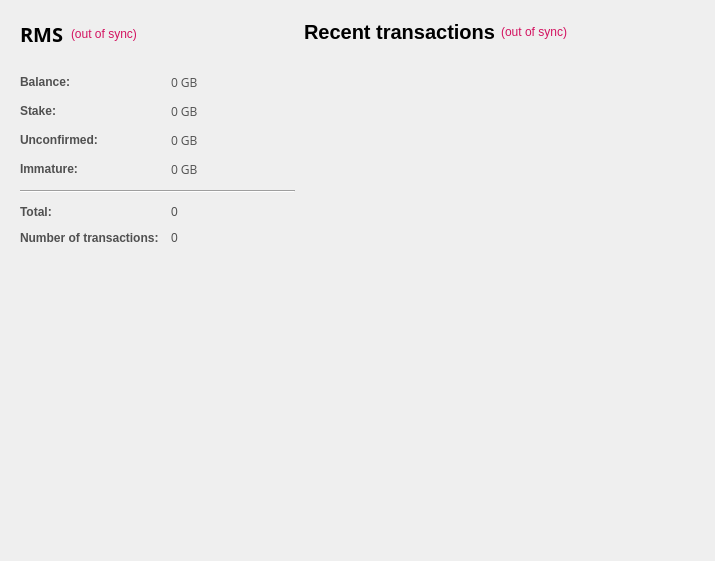
<?xml version="1.0" encoding="UTF-8"?>
<ui version="4.0">
 <class>OverviewPage</class>
 <widget class="QWidget" name="OverviewPage">
  <property name="geometry">
   <rect>
    <x>0</x>
    <y>0</y>
    <width>575</width>
    <height>529</height>
   </rect>
  </property>
  <property name="sizePolicy">
   <sizepolicy hsizetype="Minimum" vsizetype="Preferred">
    <horstretch>0</horstretch>
    <verstretch>0</verstretch>
   </sizepolicy>
  </property>
  <property name="maximumSize">
   <size>
    <width>575</width>
    <height>16777215</height>
   </size>
  </property>
  <property name="windowTitle">
   <string>Form</string>
  </property>
  <property name="styleSheet">
   <string notr="true">color:#505050;
font-family:'Open Sans,sans-serif';</string>
  </property>
  <layout class="QGridLayout" name="gridLayout_2">
   <property name="sizeConstraint">
    <enum>QLayout::SetFixedSize</enum>
   </property>
   <property name="leftMargin">
    <number>11</number>
   </property>
   <property name="horizontalSpacing">
    <number>0</number>
   </property>
   <item row="1" column="1">
    <layout class="QVBoxLayout" name="verticalLayout_3">
     <property name="spacing">
      <number>7</number>
     </property>
     <item>
      <widget class="QFrame" name="frame_2">
       <property name="sizePolicy">
        <sizepolicy hsizetype="Fixed" vsizetype="Preferred">
         <horstretch>0</horstretch>
         <verstretch>0</verstretch>
        </sizepolicy>
       </property>
       <property name="minimumSize">
        <size>
         <width>400</width>
         <height>0</height>
        </size>
       </property>
       <property name="maximumSize">
        <size>
         <width>450</width>
         <height>16777215</height>
        </size>
       </property>
       <layout class="QVBoxLayout" name="verticalLayout">
        <property name="leftMargin">
         <number>0</number>
        </property>
        <item>
         <layout class="QHBoxLayout" name="horizontalLayout_2">
          <item>
           <widget class="QLabel" name="label_4">
            <property name="text">
             <string>&lt;html&gt;&lt;head/&gt;&lt;body&gt;&lt;p&gt;&lt;span style=&quot; font-size:20px; font-weight:600; color:#000000;&quot;&gt;Recent transactions&lt;/span&gt;&lt;/p&gt;&lt;/body&gt;&lt;/html&gt;</string>
            </property>
           </widget>
          </item>
          <item>
           <widget class="QLabel" name="labelTransactionsStatus">
            <property name="toolTip">
             <string>The displayed information may be out of date. Your Resumeo automatically synchronizes with the resumeo network after a connection is established, but this process has not completed yet.</string>
            </property>
            <property name="styleSheet">
             <string notr="true">QLabel { color: red; }</string>
            </property>
            <property name="text">
             <string notr="true">&lt;html&gt;&lt;head/&gt;&lt;body&gt;&lt;p&gt;&lt;span style=&quot; color:#d31360;&quot;&gt;(out of sync)&lt;/span&gt;&lt;/p&gt;&lt;/body&gt;&lt;/html&gt;</string>
            </property>
            <property name="alignment">
             <set>Qt::AlignRight|Qt::AlignTrailing|Qt::AlignVCenter</set>
            </property>
           </widget>
          </item>
          <item>
           <spacer name="horizontalSpacer">
            <property name="orientation">
             <enum>Qt::Horizontal</enum>
            </property>
            <property name="sizeHint" stdset="0">
             <size>
              <width>40</width>
              <height>20</height>
             </size>
            </property>
           </spacer>
          </item>
         </layout>
        </item>
        <item>
         <spacer name="verticalSpacer_6">
          <property name="orientation">
           <enum>Qt::Vertical</enum>
          </property>
          <property name="sizeType">
           <enum>QSizePolicy::Maximum</enum>
          </property>
          <property name="sizeHint" stdset="0">
           <size>
            <width>20</width>
            <height>13</height>
           </size>
          </property>
         </spacer>
        </item>
        <item>
         <widget class="QListView" name="listTransactions">
          <property name="sizePolicy">
           <sizepolicy hsizetype="Fixed" vsizetype="Expanding">
            <horstretch>0</horstretch>
            <verstretch>0</verstretch>
           </sizepolicy>
          </property>
          <property name="maximumSize">
           <size>
            <width>400</width>
            <height>16777215</height>
           </size>
          </property>
          <property name="styleSheet">
           <string notr="true">QListView { background: transparent;font-size:12px;  }</string>
          </property>
          <property name="frameShape">
           <enum>QFrame::NoFrame</enum>
          </property>
          <property name="verticalScrollBarPolicy">
           <enum>Qt::ScrollBarAlwaysOff</enum>
          </property>
          <property name="horizontalScrollBarPolicy">
           <enum>Qt::ScrollBarAlwaysOff</enum>
          </property>
          <property name="selectionMode">
           <enum>QAbstractItemView::NoSelection</enum>
          </property>
         </widget>
        </item>
       </layout>
      </widget>
     </item>
    </layout>
   </item>
   <item row="1" column="0">
    <layout class="QVBoxLayout" name="verticalLayout_2">
     <property name="spacing">
      <number>1</number>
     </property>
     <item>
      <widget class="QFrame" name="frame">
       <property name="sizePolicy">
        <sizepolicy hsizetype="Fixed" vsizetype="Preferred">
         <horstretch>0</horstretch>
         <verstretch>0</verstretch>
        </sizepolicy>
       </property>
       <property name="maximumSize">
        <size>
         <width>350</width>
         <height>16777215</height>
        </size>
       </property>
       <layout class="QVBoxLayout" name="verticalLayout_4">
        <item>
         <layout class="QHBoxLayout" name="horizontalLayout_4">
          <property name="spacing">
           <number>7</number>
          </property>
          <item>
           <widget class="QLabel" name="label_5">
            <property name="font">
             <font>
              <family>Open Sans,sans-serif</family>
             </font>
            </property>
            <property name="text">
             <string>&lt;html&gt;&lt;head/&gt;&lt;body&gt;&lt;p&gt;&lt;span style=&quot; font-size:20px; font-weight:600; color:#000000;&quot;&gt;RMS&lt;/span&gt;&lt;/p&gt;&lt;/body&gt;&lt;/html&gt;</string>
            </property>
           </widget>
          </item>
          <item>
           <widget class="QLabel" name="labelWalletStatus">
            <property name="toolTip">
             <string>The displayed information may be out of date. Your Resumeo automatically synchronizes with the resumeo network after a connection is established, but this process has not completed yet.</string>
            </property>
            <property name="styleSheet">
             <string notr="true">QLabel { color: red; }</string>
            </property>
            <property name="text">
             <string notr="true">&lt;html&gt;&lt;head/&gt;&lt;body&gt;&lt;p&gt;&lt;span style=&quot; color:#d31360;&quot;&gt;(out of sync)&lt;/span&gt;&lt;/p&gt;&lt;/body&gt;&lt;/html&gt;</string>
            </property>
            <property name="alignment">
             <set>Qt::AlignLeading|Qt::AlignLeft|Qt::AlignVCenter</set>
            </property>
           </widget>
          </item>
          <item>
           <spacer name="horizontalSpacer_2">
            <property name="orientation">
             <enum>Qt::Horizontal</enum>
            </property>
            <property name="sizeHint" stdset="0">
             <size>
              <width>40</width>
              <height>20</height>
             </size>
            </property>
           </spacer>
          </item>
         </layout>
        </item>
        <item>
         <spacer name="verticalSpacer_5">
          <property name="orientation">
           <enum>Qt::Vertical</enum>
          </property>
          <property name="sizeType">
           <enum>QSizePolicy::Maximum</enum>
          </property>
          <property name="sizeHint" stdset="0">
           <size>
            <width>20</width>
            <height>20</height>
           </size>
          </property>
         </spacer>
        </item>
        <item>
         <layout class="QFormLayout" name="formLayout_2">
          <property name="fieldGrowthPolicy">
           <enum>QFormLayout::AllNonFixedFieldsGrow</enum>
          </property>
          <property name="horizontalSpacing">
           <number>12</number>
          </property>
          <property name="verticalSpacing">
           <number>12</number>
          </property>
          <item row="0" column="0">
           <widget class="QLabel" name="label">
            <property name="text">
             <string>&lt;html&gt;&lt;head/&gt;&lt;body&gt;&lt;p&gt;&lt;span style=&quot; font-weight:600;&quot;&gt;Balance:&lt;/span&gt;&lt;/p&gt;&lt;/body&gt;&lt;/html&gt;</string>
            </property>
           </widget>
          </item>
          <item row="0" column="1">
           <widget class="QLabel" name="labelBalance">
            <property name="font">
             <font>
              <family>Open Sans,sans-serif</family>
             </font>
            </property>
            <property name="cursor">
             <cursorShape>IBeamCursor</cursorShape>
            </property>
            <property name="toolTip">
             <string>Your current balance</string>
            </property>
            <property name="text">
             <string notr="true">0 GB</string>
            </property>
            <property name="textInteractionFlags">
             <set>Qt::LinksAccessibleByMouse|Qt::TextSelectableByKeyboard|Qt::TextSelectableByMouse</set>
            </property>
           </widget>
          </item>
          <item row="1" column="0">
           <widget class="QLabel" name="label_6">
            <property name="text">
             <string>&lt;html&gt;&lt;head/&gt;&lt;body&gt;&lt;p&gt;&lt;span style=&quot; font-weight:600;&quot;&gt;Stake:&lt;/span&gt;&lt;/p&gt;&lt;/body&gt;&lt;/html&gt;</string>
            </property>
           </widget>
          </item>
          <item row="1" column="1">
           <widget class="QLabel" name="labelStake">
            <property name="font">
             <font>
              <family>Open Sans,sans-serif</family>
             </font>
            </property>
            <property name="cursor">
             <cursorShape>IBeamCursor</cursorShape>
            </property>
            <property name="toolTip">
             <string>Total of coins that was staked, and do not yet count toward the current balance</string>
            </property>
            <property name="text">
             <string notr="true">0 GB</string>
            </property>
            <property name="textInteractionFlags">
             <set>Qt::LinksAccessibleByMouse|Qt::TextSelectableByKeyboard|Qt::TextSelectableByMouse</set>
            </property>
           </widget>
          </item>
          <item row="2" column="0">
           <widget class="QLabel" name="label_3">
            <property name="text">
             <string>&lt;html&gt;&lt;head/&gt;&lt;body&gt;&lt;p&gt;&lt;span style=&quot; font-weight:600;&quot;&gt;Unconfirmed:&lt;/span&gt;&lt;/p&gt;&lt;/body&gt;&lt;/html&gt;</string>
            </property>
           </widget>
          </item>
          <item row="2" column="1">
           <widget class="QLabel" name="labelUnconfirmed">
            <property name="font">
             <font>
              <family>Open Sans,sans-serif</family>
             </font>
            </property>
            <property name="cursor">
             <cursorShape>IBeamCursor</cursorShape>
            </property>
            <property name="toolTip">
             <string>Total of transactions that have yet to be confirmed, and do not yet count toward the current balance</string>
            </property>
            <property name="text">
             <string notr="true">0 GB</string>
            </property>
            <property name="textInteractionFlags">
             <set>Qt::LinksAccessibleByMouse|Qt::TextSelectableByKeyboard|Qt::TextSelectableByMouse</set>
            </property>
           </widget>
          </item>
          <item row="3" column="0">
           <widget class="QLabel" name="labelImmatureText">
            <property name="text">
             <string>&lt;html&gt;&lt;head/&gt;&lt;body&gt;&lt;p&gt;&lt;span style=&quot; font-weight:600;&quot;&gt;Immature:&lt;/span&gt;&lt;/p&gt;&lt;/body&gt;&lt;/html&gt;</string>
            </property>
           </widget>
          </item>
          <item row="3" column="1">
           <widget class="QLabel" name="labelImmature">
            <property name="font">
             <font>
              <family>Open Sans,sans-serif</family>
             </font>
            </property>
            <property name="toolTip">
             <string>Mined balance that has not yet matured</string>
            </property>
            <property name="text">
             <string notr="true">0 GB</string>
            </property>
            <property name="textInteractionFlags">
             <set>Qt::LinksAccessibleByMouse|Qt::TextSelectableByKeyboard|Qt::TextSelectableByMouse</set>
            </property>
           </widget>
          </item>
          <item row="4" column="0" colspan="2">
           <widget class="Line" name="line">
            <property name="sizePolicy">
             <sizepolicy hsizetype="Expanding" vsizetype="Fixed">
              <horstretch>140</horstretch>
              <verstretch>0</verstretch>
             </sizepolicy>
            </property>
            <property name="orientation">
             <enum>Qt::Horizontal</enum>
            </property>
           </widget>
          </item>
          <item row="5" column="0">
           <widget class="QLabel" name="label_10">
            <property name="text">
             <string>&lt;html&gt;&lt;head/&gt;&lt;body&gt;&lt;p&gt;&lt;span style=&quot; font-weight:600;&quot;&gt;Total:&lt;/span&gt;&lt;/p&gt;&lt;/body&gt;&lt;/html&gt;</string>
            </property>
           </widget>
          </item>
          <item row="5" column="1">
           <widget class="QLabel" name="labelTotal">
            <property name="toolTip">
             <string>Total number of transactions in Resumeo</string>
            </property>
            <property name="text">
             <string notr="true">0</string>
            </property>
           </widget>
          </item>
          <item row="6" column="0">
           <widget class="QLabel" name="label_2">
            <property name="text">
             <string>&lt;html&gt;&lt;head/&gt;&lt;body&gt;&lt;p&gt;&lt;span style=&quot; font-weight:600;&quot;&gt;Number of transactions:&lt;/span&gt;&lt;/p&gt;&lt;/body&gt;&lt;/html&gt;</string>
            </property>
           </widget>
          </item>
          <item row="6" column="1">
           <widget class="QLabel" name="labelNumTransactions">
            <property name="toolTip">
             <string>Total number of transactions in Resumeo</string>
            </property>
            <property name="text">
             <string notr="true">0</string>
            </property>
           </widget>
          </item>
         </layout>
        </item>
        <item>
         <spacer name="verticalSpacer_2">
          <property name="orientation">
           <enum>Qt::Vertical</enum>
          </property>
          <property name="sizeHint" stdset="0">
           <size>
            <width>20</width>
            <height>20</height>
           </size>
          </property>
         </spacer>
        </item>
        <item>
         <widget class="QWidget" name="widget" native="true">
          <property name="minimumSize">
           <size>
            <width>275</width>
            <height>250</height>
           </size>
          </property>
          <property name="styleSheet">
           <string notr="true">image: url(:/images/wallet);</string>
          </property>
         </widget>
        </item>
        <item>
         <spacer name="verticalSpacer">
          <property name="orientation">
           <enum>Qt::Vertical</enum>
          </property>
          <property name="sizeHint" stdset="0">
           <size>
            <width>20</width>
            <height>20</height>
           </size>
          </property>
         </spacer>
        </item>
       </layout>
      </widget>
     </item>
    </layout>
   </item>
  </layout>
 </widget>
 <resources/>
 <connections/>
</ui>
